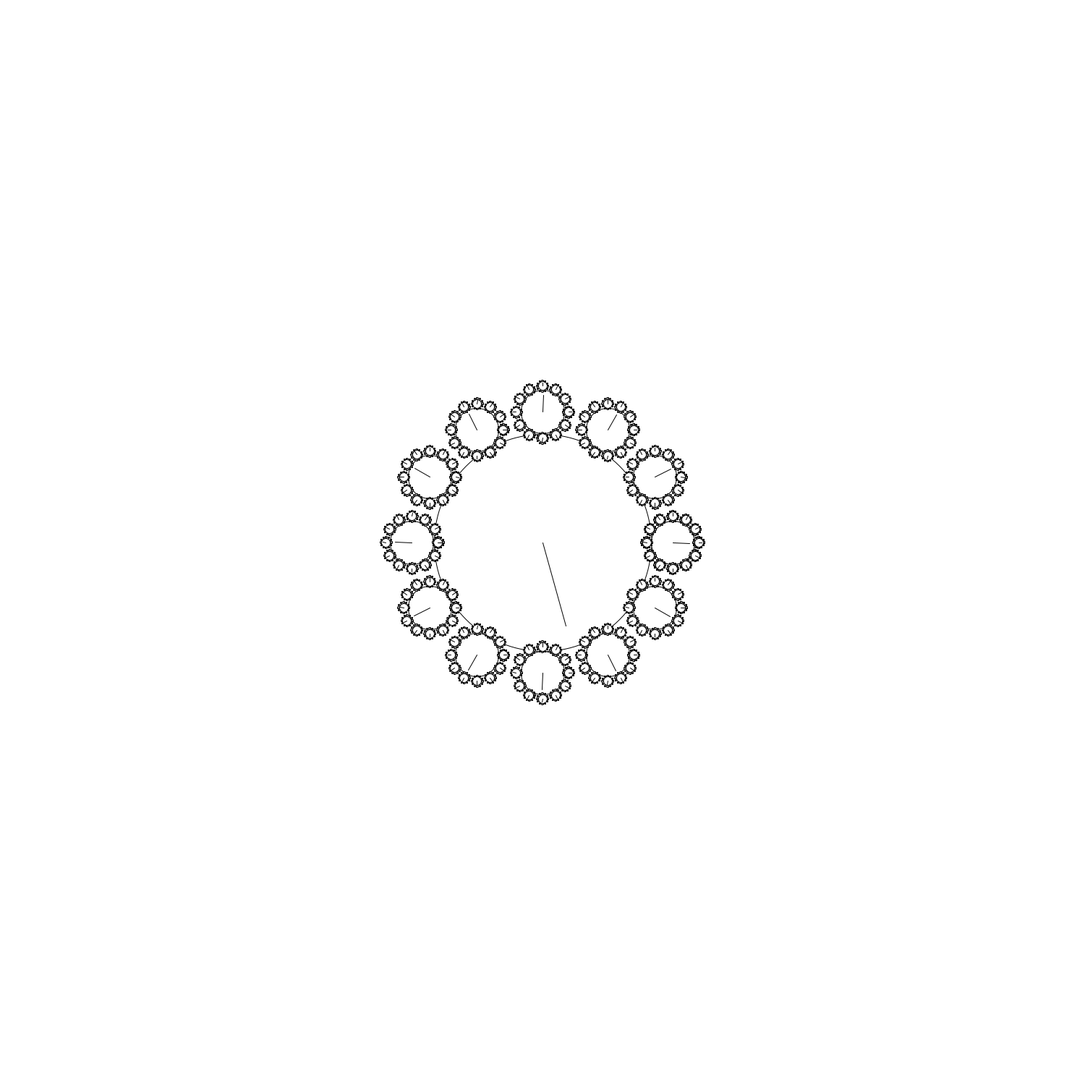
Frame 1 (no input)
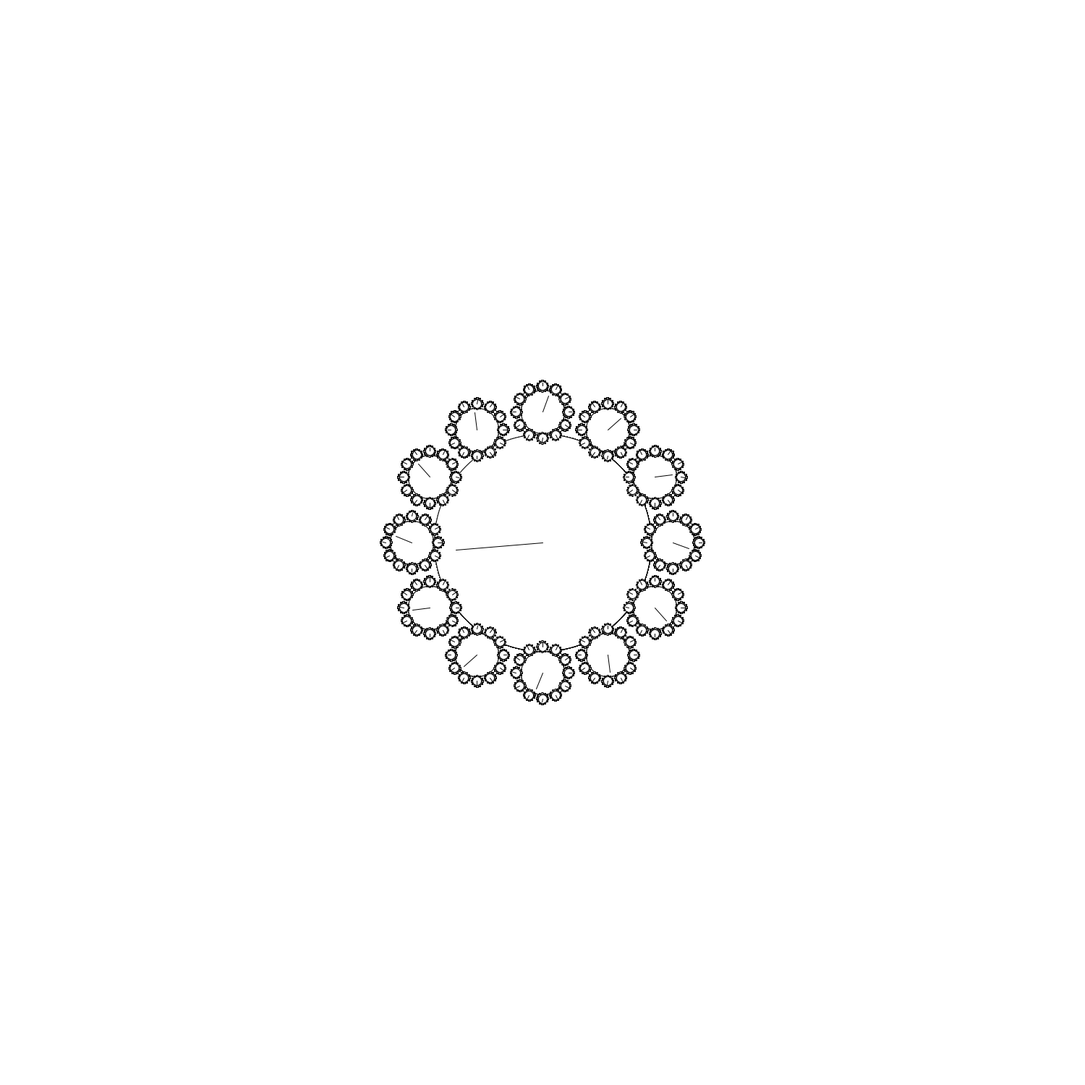
Frame 60 (the mouse pressed at the canvas centre just before this capture)
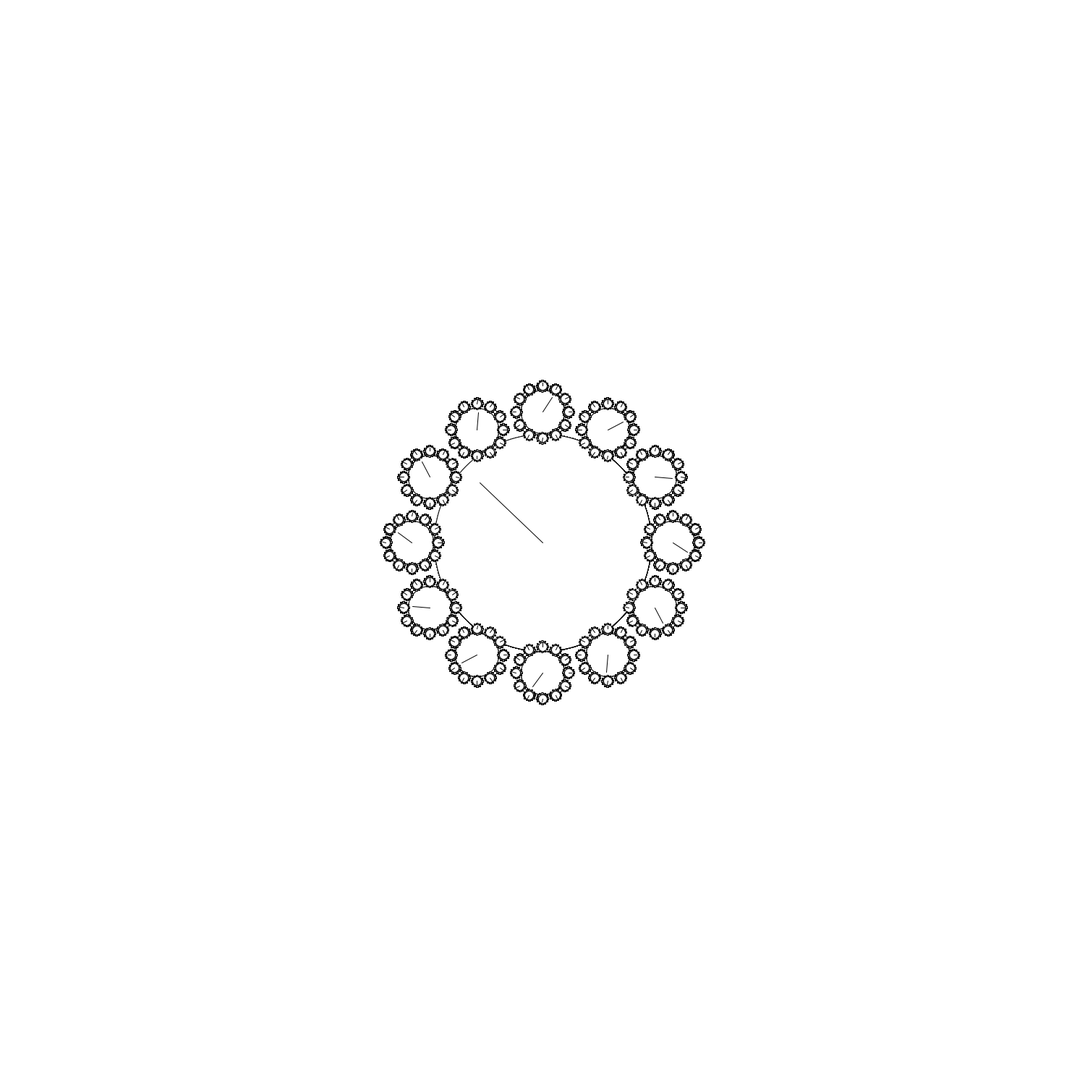
Frame 120 (the mouse held since frame 60 and released just before this capture)

The Processing sketch that drew these frames (run headless with seeded random() and noise(); from frame 60 on, the mouse is pressed at the canvas centre):

// Processing sketch: processing_115044
// ── processing_115044.pde

void setup() {
  size (1500, 1500);
  background(255);
}

void draw() {
  //  for (int i = 110; i <= 950; i = i + 180) {
  //    for (int a = 110; a <= 950; a = a + 180) {
  //      circle(i, a, 150, 0, 0);
  //    }
  //  }
  circle(width/2, height/2, 300, 0, 0);
}

void circle(float posx, float posy, float big, int rtm, int angle) {
  ellipse(posx, posy, big, big);
  big = big/5;
  line(posx, posy, cos(radians(angle+ 6*(3*millis()/(50*pow(60, rtm))))) * big*2 + posx, sin(radians(angle+ 6*(3*millis()/(50*pow(60, rtm))))) * big*2 + posy);
  if (big >= 1) {
    for (int degree = 0; degree <= 360; degree = degree + 30) {
      float b;
      b = 3 + 3*millis()/(50*pow(60, 3));
      float a = map(degree, 0, 360, 3, b);
      circle(cos(radians(degree))*big*(a) + posx, sin(radians(degree))*big*(a) + posy, big, rtm + 1, degree);
    }
  }
}
